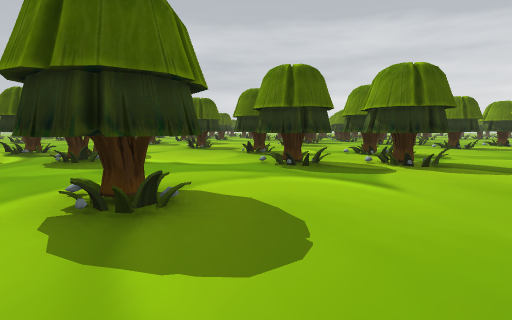
view 1 (above)

24 first-person views from a walk through a scene from a Unity 3-D project. The camera is 1.3 m above the floor, tilts 6° down and sees 85° across. The floor is counted in squares, 2 m on a side. Each view is taken from the middle of a square. On the plan, view 1 faces up. The plan holds only what a view shows up to about 9 squares ahead; the rest is blank. The place goes on beyond the plan. Some animated figures are not drawn.

view 2
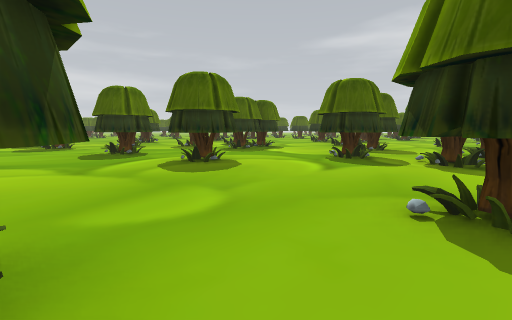

view 3
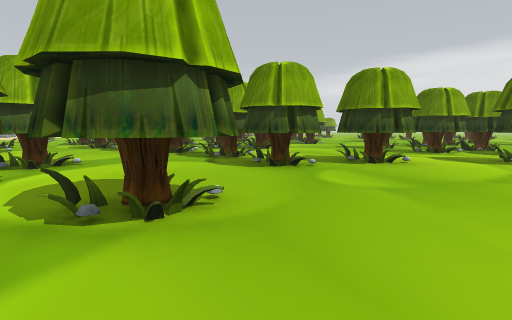

view 4
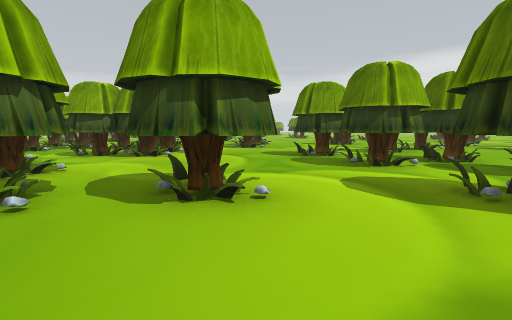

view 5
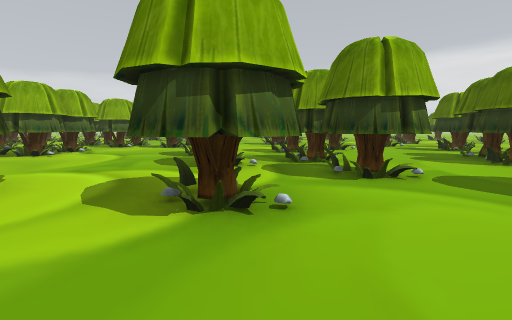

view 6
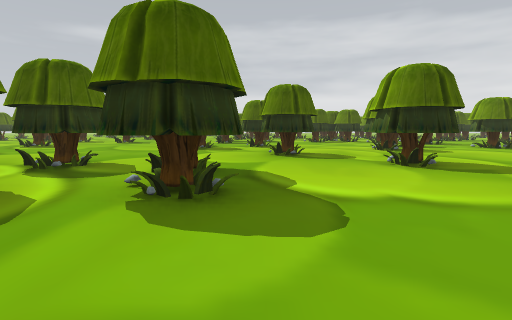

view 7
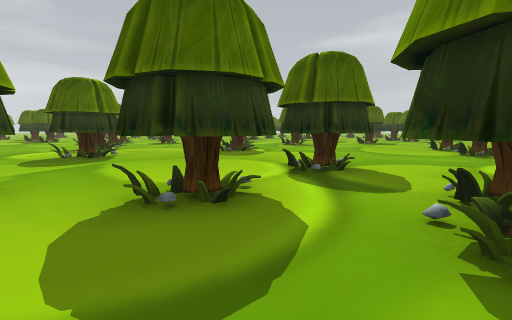

view 8
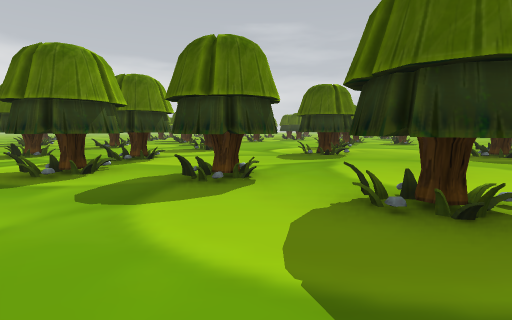

view 9
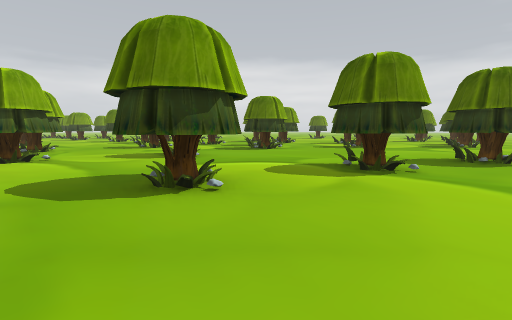

view 10
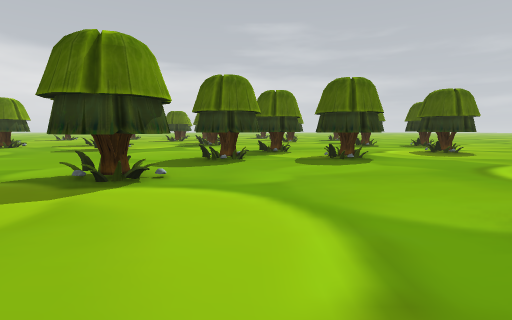

view 11
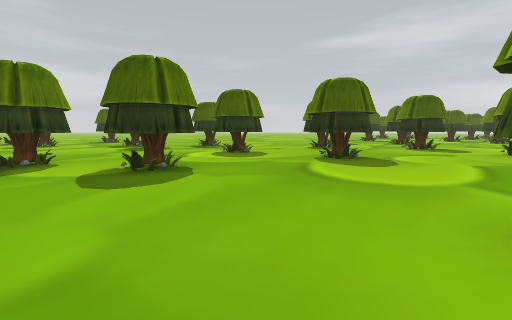

view 12
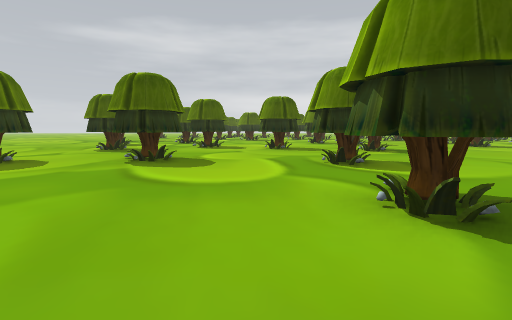

view 13
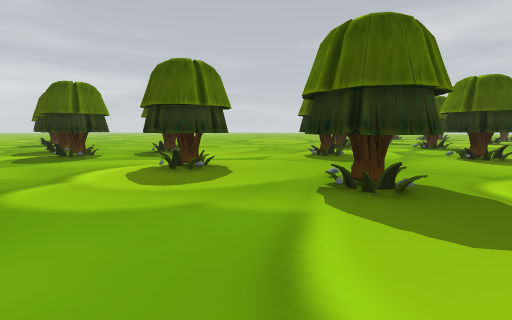

view 14
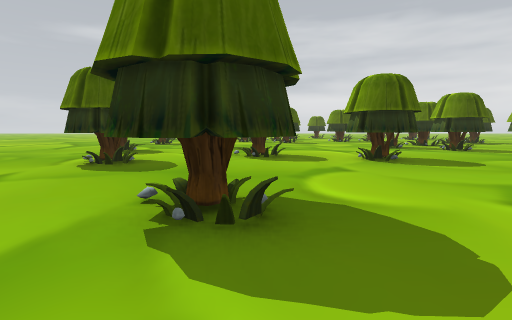

view 15
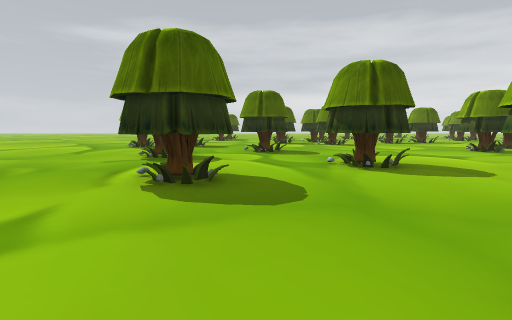

view 16
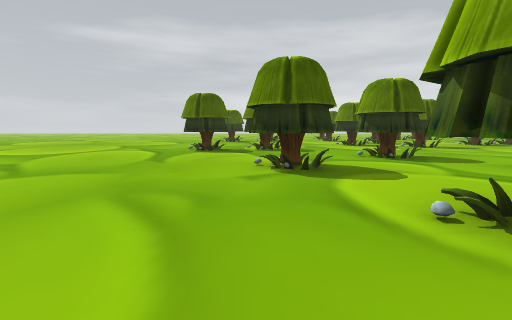

view 17
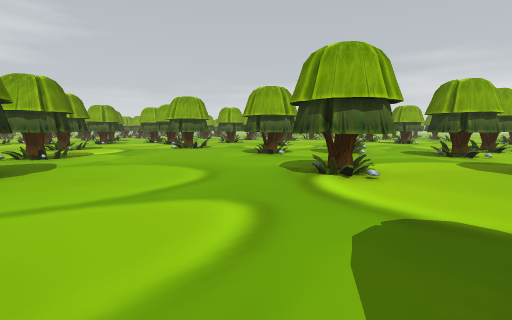

view 18
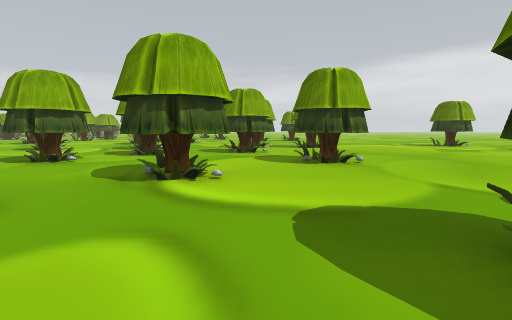

view 19
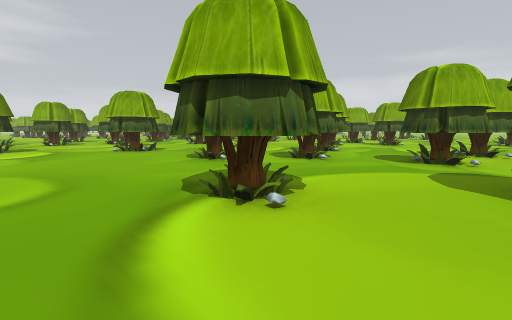

view 20
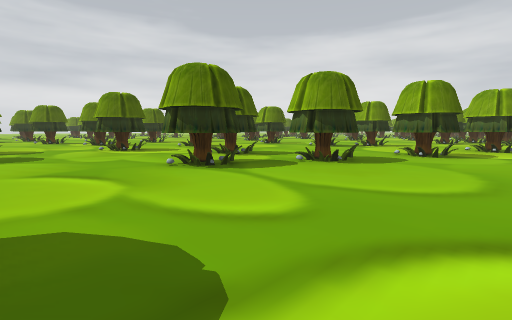

view 21
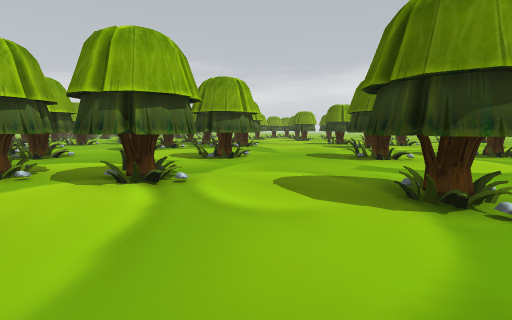

view 22
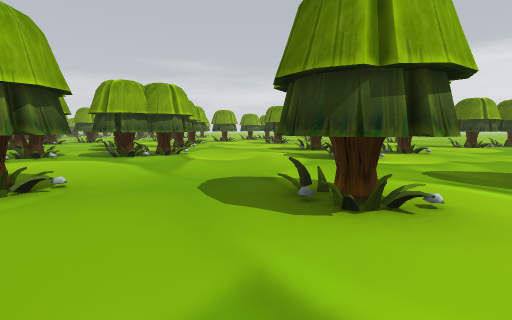

view 23
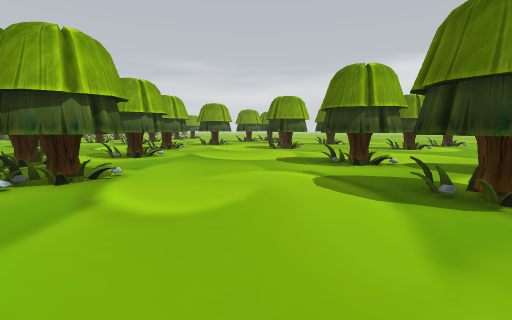

view 24
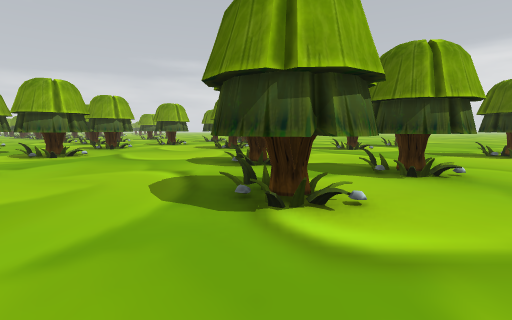

### Floor plan
Key: @ floor where view 1 was taken; # wall or solid block; x gap in a wall; . floor; T thing the floor can be seen under or through.
Columns run from 23 left of view 1 to 4 right of it. Each row starts with its distance up from view 1.
 25 ..........
 24 .....#......##
 23 ............##
 22 ..##.........##
 21 ...............
 20 .......#..#....
 19 ....#.....#..
 18  ............#
 17  ............. ..
 16 #.....##.........
 15 ...##.##...#....
 14 #.................#
 13 .............. ...#
 12 ..........##.. ...... ..  ..
 11 .....#....##.........#......
 10 ...#........#...............
  9 ...#x##................#...
  8 .....##.........##.#...#..#x
  7 ........#..........#......x.
  6 ...........#....##.#...##.#.
  5 ................##.....##x#.
  4 ..#............#............
  3 .........#.....#......#.....
  2 #....##..#..TTT...##..#....#
  1 ....#.......TTTT...........#
  0 .##.#..................@....
 -1 .##.....#.......#...TT...##.
 -2 .....#..#...#...#...TT.####.
 -3 x#................TT......##
 -4    ............#....TT......
 -5    ....#......##..TT T......
 -6   ....##...#####.....#....##
 -7   ..##.....##......#.#....##
 -8  ......#.....##..  #. ....#
 -9  ......#.....#.
-10  #..........#.
-11 ..............#
-12 ............

Positions as (right, up) in squares from view 1, and headings:
1: (0, 0), facing up
2: (4, -1), facing up-left
3: (3, 4), facing down
4: (0, 1), facing down
5: (-3, 1), facing down
6: (-3, 3), facing up
7: (-4, 4), facing up-left
8: (-4, 4), facing left
9: (-10, 9), facing down-left
10: (-11, 9), facing left
11: (-13, 9), facing up-left
12: (-14, 9), facing up
13: (-15, 12), facing up-left
14: (-16, 13), facing up
15: (-18, 15), facing up
16: (-21, 17), facing up
17: (-23, 8), facing down-right
18: (-22, 8), facing down
19: (-23, 6), facing down-right
20: (-23, 5), facing up-right
21: (-12, 5), facing down
22: (-14, 1), facing down
23: (-14, -3), facing down
24: (-16, -3), facing down
